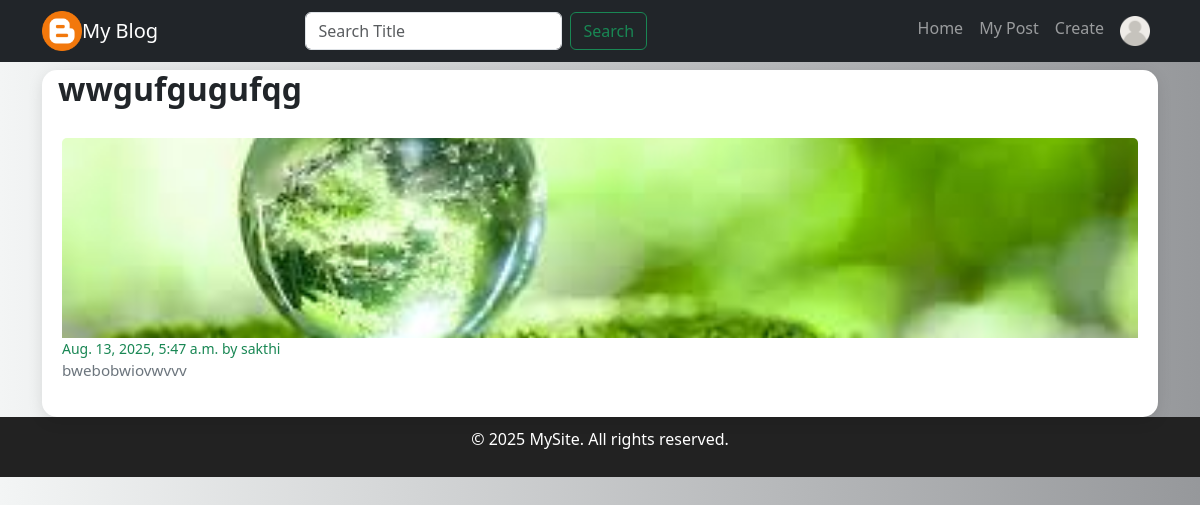
The app's page /user/dashboard/2/ (signed in) with its own data.
### blog/models.py (models this page shows, shortened)
class Post(models.Model):
    title = models.CharField(max_length=100)
    content = models.TextField(null=True)
    created_at = models.DateTimeField(auto_now_add=True)
    file = models.ImageField(upload_to='blog_images/', blank=True, null=True, default='blog_images/default.jpg')
    author = models.ForeignKey(User, on_delete=models.CASCADE, related_name="posts")

### user/views.py (the view)
# urls.py: path('dashboard/<int:id>/', views.Detail_view, name='detail_view'),
@login_required(login_url='/user/login')
def Detail_view(request, id):
    selected_post = Post.objects.get(id=id)
    return render(request, 'detail_view.html', {'post': selected_post})

### blog/templates/detail_view.html (shortened to what this page needs)
{% extends 'oldbase.html' %}
{% load static %}
{% block content %}
  <div class="container">
    <div class="row g-4">
        <div class="col-lg-12 col-md-12 col-sm-12">
          <div class="card blog-card h-100">
            <h5 class="card-title h2 px-3">{{ post.title }}</h5>
            <div class="card-body">
              {% if post.file %}
                <img src="{{ post.file.url }}" class="card-img-top" alt="{{ post.title }}">
              {% else %}
                <img src="{% static 'blog/assets/default.jpg' %}" class="card-img-top" alt="No image available">
              {% endif %}
              <div class="text-success small">{{ post.created_at }} by {{ post.author }}</div>
              <div class="blog-content">
                {{ post.content|linebreaks }}
              </div>
            </div>
          </div>
        </div>
    </div>
  </div>
  {% endblock %}

### blog/templates/oldbase.html (style rules this page uses)
.blog-card { border: none; border-radius: 10px; overflow: hidden; box-shadow: 0 4px 15px rgba(0,0,0,0.1); transition: transform 0.3s, box-shadow 0.3s; background-color: #fff; }
.blog-card img { width: 100%; height: 200px; object-fit: cover; }
.blog-card .card-body { padding: 20px; }
.blog-card h5 { font-weight: 600; margin-bottom: 10px; }
.blog-card p { color: #6c757d; font-size: 0.95rem; margin-bottom: 15px; }
body { padding-top: 70px; background: linear-gradient(to right, #f3f5f5, #96989b); }
.card { background: white; border-radius: 15px; }

### records on screen
Post: title "wwgufgugufqg", file (placeholder picture), created_at "Aug. 13, 2025, 5:47 a.m.", author "sakthi", content "bwebobwiovwvvv"
